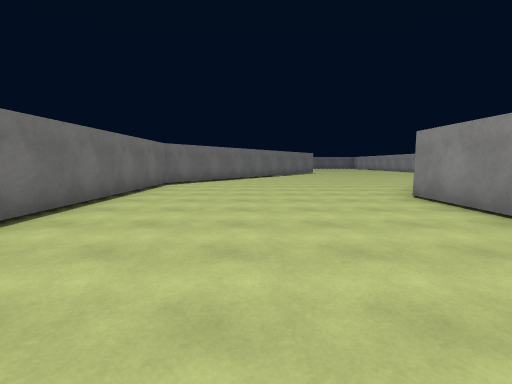
view 1 (above)

14 first-person views from a walk through a Unity game level. The camera is 1.4 m above the floor, tilts 6° down and sees 85° across. The floor is counted in squares, 2 m on a side. Each view is taken from the middle of a square. On the plan, view 1 faces up. The plan holds only what a view shows up to about 9 squares ahead; the rest is blank. The place goes on beyond the plan. The player character is not drawn. Surface patterns are stand-ins for the level's own textures.

view 2
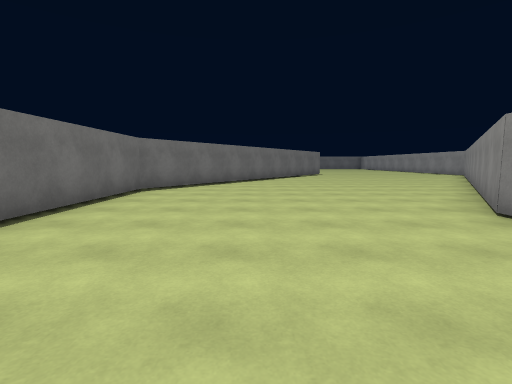

view 3
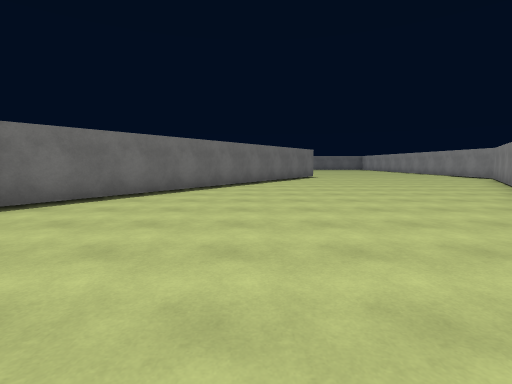

view 4
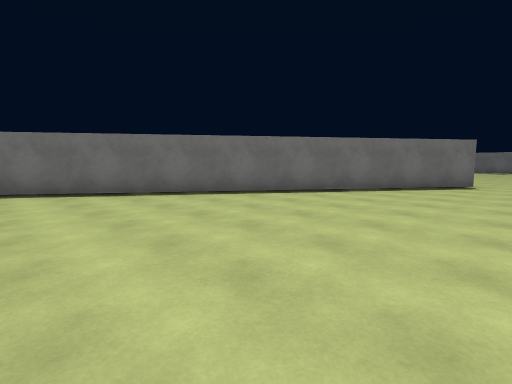

view 5
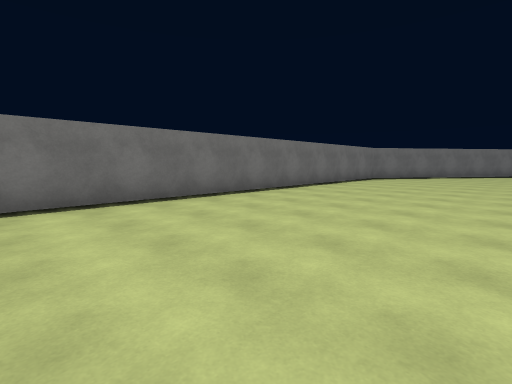

view 6
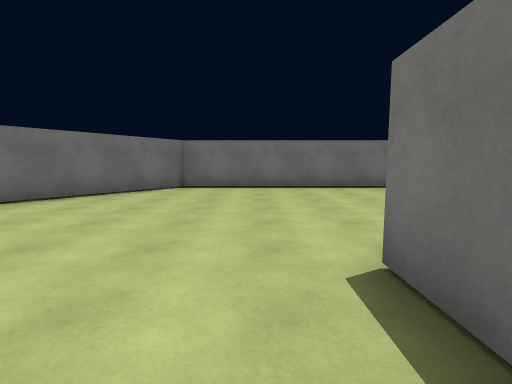

view 7
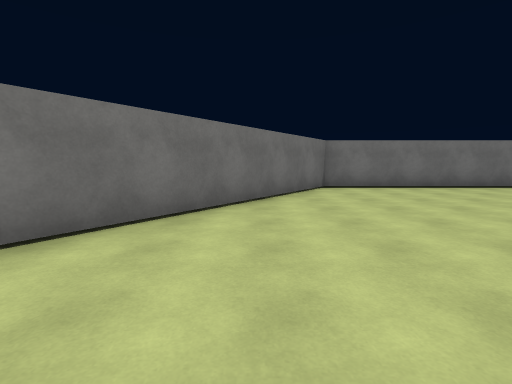

view 8
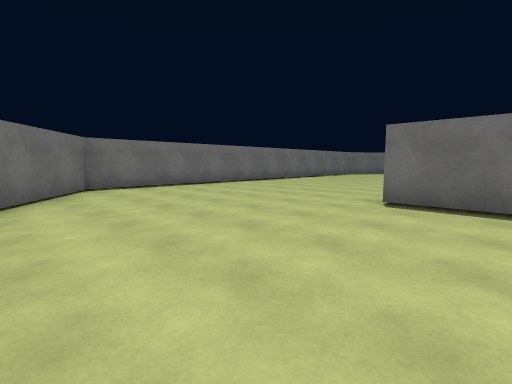

view 9
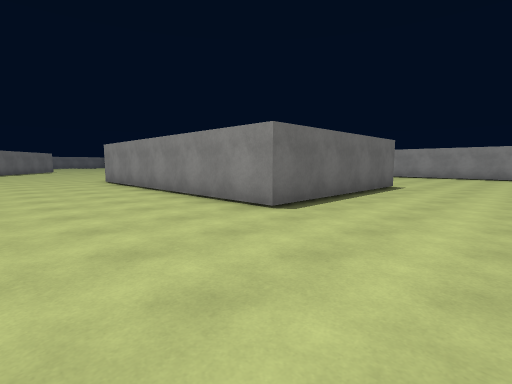

view 10
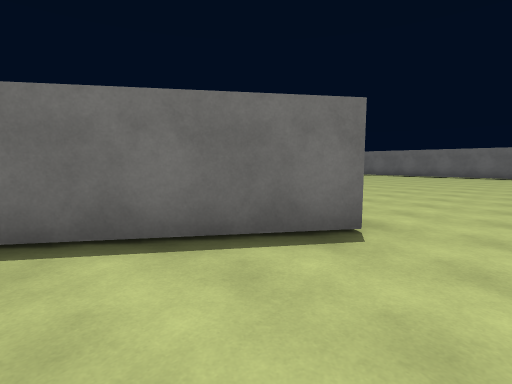

view 11
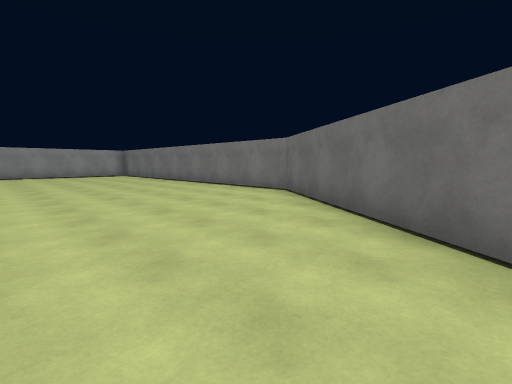

view 12
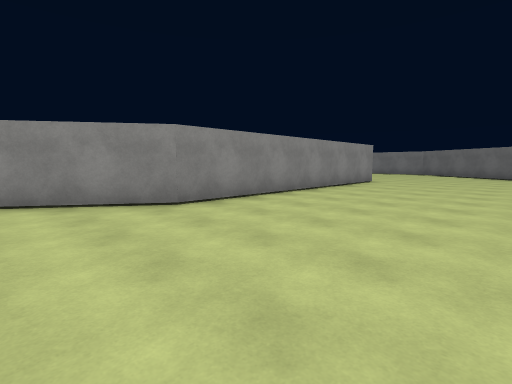

view 13
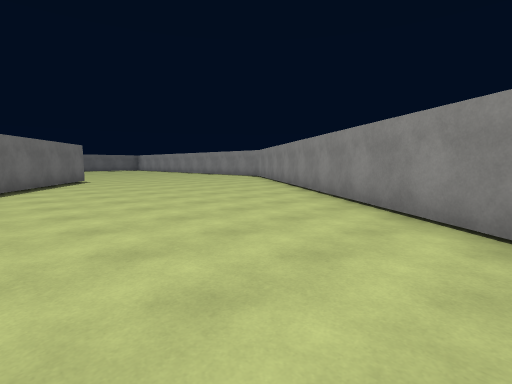

view 14
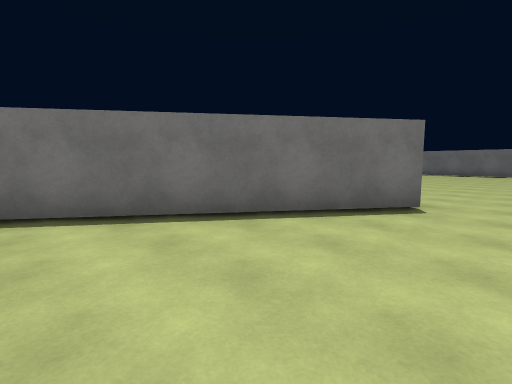

### Floor plan
Points are (right, up) in squares from view 1. A wall is a line through its corners. A room is listed if a view was taken in it or the views show most of it. See-through windows are left out.
Room 1 (views 1, 2, 3, 4, 5, 6, 7, 8, 9, 10, 11, 12, 13, 14)
walls: (5.5, -2.2) (3.2, -2.2) (3.2, 5.7) (5.5, 9); (3.2, 17.9) (-2.9, 9.1) (-2.9, -5) (3.5, -9.5) (5.5, -9.5)
ways out: opening at (4.5, 16.5)

Positions as (right, up) in squares from view 1, and headings:
1: (0, 0), facing up
2: (0, 2), facing up
3: (1, 5), facing up
4: (5, 9), facing up-left
5: (2, -3), facing up-left
6: (5, -3), facing left
7: (5, -7), facing left
8: (5, -7), facing up-left
9: (0, -5), facing up-right
10: (5, 16), facing up-left
11: (-1, -4), facing down-right
12: (-1, 8), facing down-right
13: (1, 7), facing up-right
14: (5, 14), facing up-left
